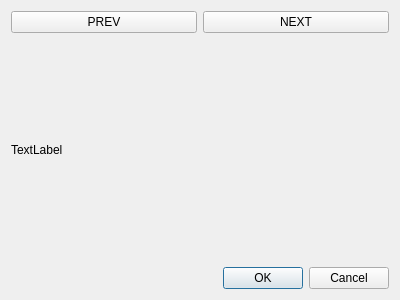
<?xml version="1.0" encoding="UTF-8"?>
<ui version="4.0">
 <class>Dialog</class>
 <widget class="QDialog" name="Dialog">
  <property name="geometry">
   <rect>
    <x>0</x>
    <y>0</y>
    <width>400</width>
    <height>300</height>
   </rect>
  </property>
  <property name="windowTitle">
   <string>Dialog</string>
  </property>
  <layout class="QVBoxLayout" name="verticalLayout">
   <item>
    <layout class="QHBoxLayout" name="horizontalLayout">
     <item>
      <widget class="QPushButton" name="pushButton">
       <property name="text">
        <string>PREV</string>
       </property>
      </widget>
     </item>
     <item>
      <widget class="QPushButton" name="pushButton_2">
       <property name="text">
        <string>NEXT</string>
       </property>
      </widget>
     </item>
    </layout>
   </item>
   <item>
    <widget class="QLabel" name="label">
     <property name="text">
      <string>TextLabel</string>
     </property>
    </widget>
   </item>
   <item>
    <widget class="QDialogButtonBox" name="buttonBox">
     <property name="orientation">
      <enum>Qt::Horizontal</enum>
     </property>
     <property name="standardButtons">
      <set>QDialogButtonBox::Cancel|QDialogButtonBox::Ok</set>
     </property>
    </widget>
   </item>
  </layout>
 </widget>
 <resources/>
 <connections>
  <connection>
   <sender>buttonBox</sender>
   <signal>accepted()</signal>
   <receiver>Dialog</receiver>
   <slot>accept()</slot>
   <hints>
    <hint type="sourcelabel">
     <x>248</x>
     <y>254</y>
    </hint>
    <hint type="destinationlabel">
     <x>157</x>
     <y>274</y>
    </hint>
   </hints>
  </connection>
  <connection>
   <sender>buttonBox</sender>
   <signal>rejected()</signal>
   <receiver>Dialog</receiver>
   <slot>reject()</slot>
   <hints>
    <hint type="sourcelabel">
     <x>316</x>
     <y>260</y>
    </hint>
    <hint type="destinationlabel">
     <x>286</x>
     <y>274</y>
    </hint>
   </hints>
  </connection>
 </connections>
</ui>
